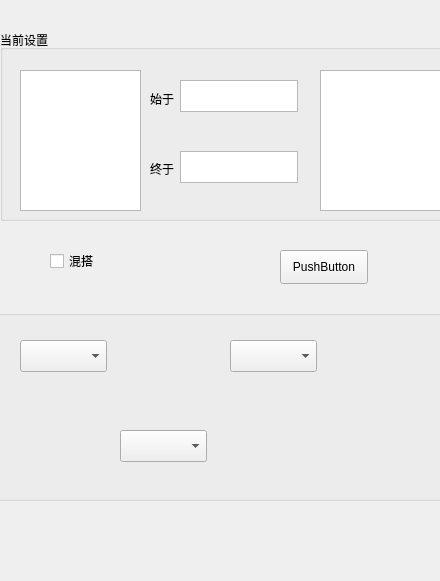
<?xml version="1.0" encoding="UTF-8"?>
<ui version="4.0">
 <class>widget</class>
 <widget class="QWidget" name="widget">
  <property name="geometry">
   <rect>
    <x>0</x>
    <y>0</y>
    <width>440</width>
    <height>581</height>
   </rect>
  </property>
  <property name="minimumSize">
   <size>
    <width>440</width>
    <height>581</height>
   </size>
  </property>
  <property name="maximumSize">
   <size>
    <width>440</width>
    <height>581</height>
   </size>
  </property>
  <property name="windowTitle">
   <string>Form</string>
  </property>
  <widget class="QCheckBox" name="checkBox">
   <property name="geometry">
    <rect>
     <x>50</x>
     <y>250</y>
     <width>88</width>
     <height>22</height>
    </rect>
   </property>
   <property name="text">
    <string>混搭</string>
   </property>
  </widget>
  <widget class="QGroupBox" name="groupBox">
   <property name="geometry">
    <rect>
     <x>0</x>
     <y>30</y>
     <width>461</width>
     <height>191</height>
    </rect>
   </property>
   <property name="sizePolicy">
    <sizepolicy hsizetype="Maximum" vsizetype="Preferred">
     <horstretch>0</horstretch>
     <verstretch>0</verstretch>
    </sizepolicy>
   </property>
   <property name="title">
    <string>当前设置</string>
   </property>
   <widget class="QTextEdit" name="textEdit">
    <property name="geometry">
     <rect>
      <x>20</x>
      <y>40</y>
      <width>121</width>
      <height>141</height>
     </rect>
    </property>
   </widget>
   <widget class="QTextEdit" name="textEdit_2">
    <property name="geometry">
     <rect>
      <x>320</x>
      <y>40</y>
      <width>121</width>
      <height>141</height>
     </rect>
    </property>
   </widget>
   <widget class="QLabel" name="label">
    <property name="geometry">
     <rect>
      <x>150</x>
      <y>60</y>
      <width>31</width>
      <height>18</height>
     </rect>
    </property>
    <property name="text">
     <string>始于</string>
    </property>
   </widget>
   <widget class="QLabel" name="label_2">
    <property name="geometry">
     <rect>
      <x>150</x>
      <y>130</y>
      <width>31</width>
      <height>18</height>
     </rect>
    </property>
    <property name="text">
     <string>终于</string>
    </property>
   </widget>
   <widget class="QTextEdit" name="textEdit_3">
    <property name="geometry">
     <rect>
      <x>180</x>
      <y>50</y>
      <width>118</width>
      <height>32</height>
     </rect>
    </property>
   </widget>
   <widget class="QTextEdit" name="textEdit_4">
    <property name="geometry">
     <rect>
      <x>180</x>
      <y>121</y>
      <width>118</width>
      <height>32</height>
     </rect>
    </property>
   </widget>
  </widget>
  <widget class="QGroupBox" name="groupBox_2">
   <property name="enabled">
    <bool>true</bool>
   </property>
   <property name="geometry">
    <rect>
     <x>-10</x>
     <y>310</y>
     <width>461</width>
     <height>191</height>
    </rect>
   </property>
   <property name="sizePolicy">
    <sizepolicy hsizetype="Maximum" vsizetype="Preferred">
     <horstretch>0</horstretch>
     <verstretch>0</verstretch>
    </sizepolicy>
   </property>
   <property name="title">
    <string/>
   </property>
   <widget class="QComboBox" name="comboBox">
    <property name="geometry">
     <rect>
      <x>30</x>
      <y>30</y>
      <width>87</width>
      <height>32</height>
     </rect>
    </property>
   </widget>
   <widget class="QComboBox" name="comboBox_2">
    <property name="geometry">
     <rect>
      <x>240</x>
      <y>30</y>
      <width>87</width>
      <height>32</height>
     </rect>
    </property>
   </widget>
   <widget class="QComboBox" name="comboBox_4">
    <property name="geometry">
     <rect>
      <x>130</x>
      <y>120</y>
      <width>87</width>
      <height>32</height>
     </rect>
    </property>
   </widget>
  </widget>
  <widget class="QPushButton" name="pushButton">
   <property name="geometry">
    <rect>
     <x>280</x>
     <y>250</y>
     <width>88</width>
     <height>34</height>
    </rect>
   </property>
   <property name="text">
    <string>PushButton</string>
   </property>
  </widget>
  <zorder>groupBox_2</zorder>
  <zorder>checkBox</zorder>
  <zorder>groupBox</zorder>
  <zorder>pushButton</zorder>
 </widget>
 <resources/>
 <connections>
  <connection>
   <sender>pushButton</sender>
   <signal>clicked()</signal>
   <receiver>widget</receiver>
   <slot>startAll()</slot>
   <hints>
    <hint type="sourcelabel">
     <x>323</x>
     <y>266</y>
    </hint>
    <hint type="destinationlabel">
     <x>219</x>
     <y>290</y>
    </hint>
   </hints>
  </connection>
 </connections>
 <slots>
  <slot>startAll()</slot>
 </slots>
</ui>
